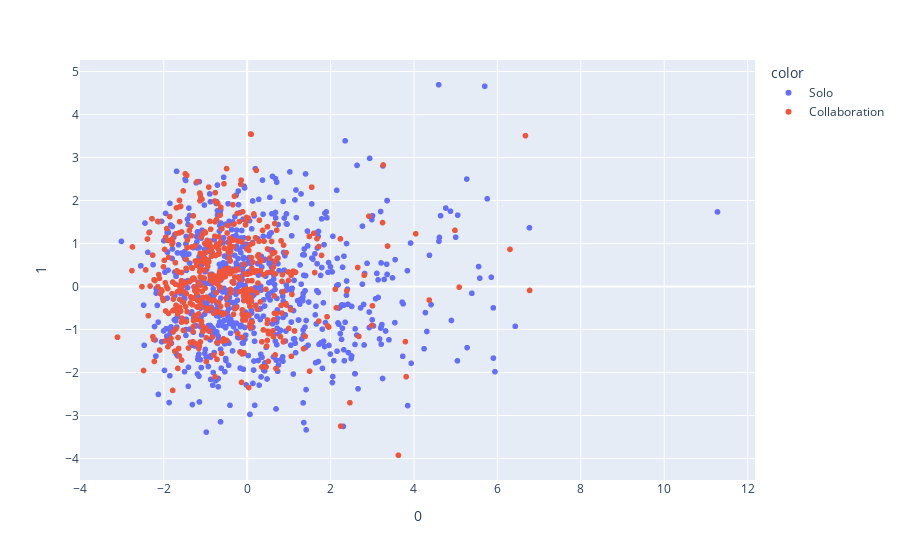

The notebook cell this image was saved under:
### Markdown cell above
#### 4. Visualizar as duas dimensões

Com a redução de dados realizada, agora podemos usar um gráfico de dispersão para analisar se há alguma diferença entre as músicas *Solo* e *Colaborações*. Aqui, usaremos a biblioteca `plotly` que será abordada com mais detalhes na seção de **Visualização de dados**.

### Code cell
# Visualizamos os dois componentes principais resultantes 
fig = px.scatter(componentes, x=0, y=1, color=data['song_type'])
fig.show()

### Figure 1 — Plotly figure (JSON) as saved in the notebook; plotly's stock layout.template omitted (floating-point values rounded to 4 significant figures; data arrays with more than 128 entries replaced by an {"elided": "..."} marker saying what was removed)
{"data": [{"hovertemplate": "color=Solo<br>0=%{x}<br>1=%{y}<extra></extra>", "legendgroup": "Solo", "marker": {"color": "#636efa", "symbol": "circle"}, "mode": "markers", "name": "Solo", "showlegend": true, "type": "scattergl", "x": {"elided": "752 float values"}, "xaxis": "x", "y": {"elided": "752 float values"}, "yaxis": "y"}, {"hovertemplate": "color=Collaboration<br>0=%{x}<br>1=%{y}<extra></extra>", "legendgroup": "Collaboration", "marker": {"color": "#EF553B", "symbol": "circle"}, "mode": "markers", "name": "Collaboration", "showlegend": true, "type": "scattergl", "x": {"elided": "532 float values"}, "xaxis": "x", "y": {"elided": "532 float values"}, "yaxis": "y"}], "layout": {"legend": {"title": {"text": "color"}, "tracegroupgap": 0}, "margin": {"t": 60}, "xaxis": {"anchor": "y", "domain": [0, 1], "title": {"text": "0"}}, "yaxis": {"anchor": "x", "domain": [0, 1], "title": {"text": "1"}}}}
